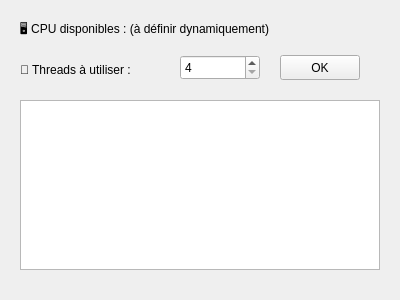
<?xml version="1.0" encoding="UTF-8"?>
<ui version="4.0">
 <class>MarkdownizerForm</class>
 <widget class="QWidget" name="MarkdownizerForm">
  <property name="geometry">
   <rect>
    <x>0</x>
    <y>0</y>
    <width>400</width>
    <height>300</height>
   </rect>
  </property>
  <property name="windowTitle">
   <string>Markdownizer</string>
  </property>

  <!-- Label CPU -->
  <widget class="QLabel" name="labelCpuInfo">
   <property name="geometry">
    <rect>
     <x>20</x>
     <y>20</y>
     <width>360</width>
     <height>20</height>
    </rect>
   </property>
   <property name="text">
    <string>🖥️ CPU disponibles : (à définir dynamiquement)</string>
   </property>
  </widget>

  <!-- Threads Label -->
  <widget class="QLabel" name="labelThread">
   <property name="geometry">
    <rect>
     <x>20</x>
     <y>60</y>
     <width>150</width>
     <height>20</height>
    </rect>
   </property>
   <property name="text">
    <string>🧵 Threads à utiliser :</string>
   </property>
  </widget>

  <!-- QSpinBox threads -->
  <widget class="QSpinBox" name="spinBoxThreads">
   <property name="geometry">
    <rect>
     <x>180</x>
     <y>55</y>
     <width>80</width>
     <height>25</height>
    </rect>
   </property>
   <property name="minimum">
    <number>4</number>
   </property>
   <property name="maximum">
    <number>64</number>
   </property>
   <property name="value">
    <number>4</number>
   </property>
  </widget>

  <!-- QPushButton OK -->
  <widget class="QPushButton" name="pushButtonOk">
   <property name="geometry">
    <rect>
     <x>280</x>
     <y>55</y>
     <width>80</width>
     <height>25</height>
    </rect>
   </property>
   <property name="text">
    <string>OK</string>
   </property>
  </widget>

  <!-- QTextEdit Log -->
  <widget class="QTextEdit" name="textEditLog">
   <property name="geometry">
    <rect>
     <x>20</x>
     <y>100</y>
     <width>360</width>
     <height>170</height>
    </rect>
   </property>
   <property name="readOnly">
    <bool>true</bool>
   </property>
  </widget>

 </widget>
 <resources/>
 <connections/>
</ui>
